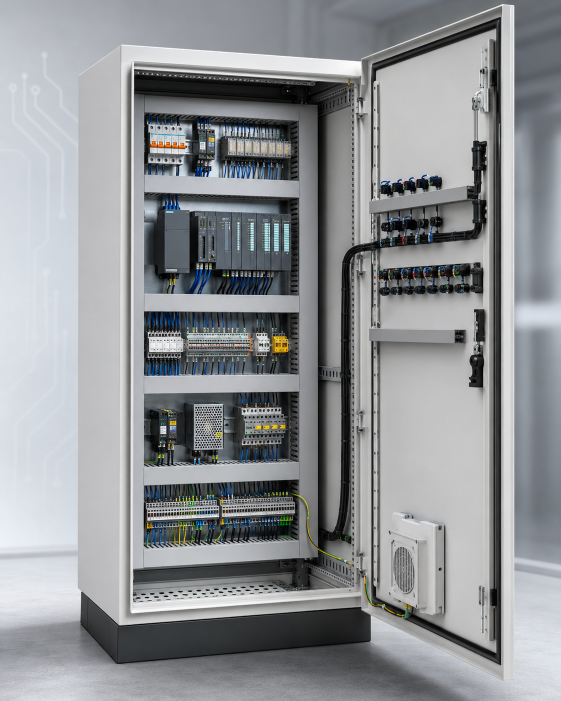
#> input picture build/plcpanel.png, 1122 x 1402 px, found by its file name (shown at 1/2 size)
$ python optimize-images.py
#> lines starting #> are read from the running program, lines starting #| are printed output that depends on the picture
"""Optional: regenerate responsive assets after replacing the original panel photos.
Run: python -m pip install Pillow && python scripts/optimize-images.py
The normal npm build uses the included assets and does not need Python.
"""
import hashlib
import json
from pathlib import Path
from PIL import Image, ImageOps

ROOT = Path(__file__).resolve().parents[1]
MEDIA = ROOT / 'public' / 'media'
SOURCES = {
    'plc-hero': 'plcpanel.png',
    'vfd-hero': 'vfdpanel.png',
    'plc-panels': 'Plc.jpeg',
    'vfd-control-panels': 'Vfd.jpeg',
    'mcc-assemblies': 'Mcc.jpeg',
    'bms-control-panels': 'Bms.jpeg',
    'safety-esd-panel': 'Safety.jpeg',
    'other-control-panels': 'Others.jpeg',
    'logo': 'logo.png',
}

def save_hashed(image, stem, width, format_name, extension):
    height = round(image.height * width / image.width)
    resized = image.resize((width, height), Image.Resampling.LANCZOS)
    temporary = MEDIA / f'{stem}-{width}.{extension}'
    if format_name == 'JPEG':
        resized.convert('RGB').save(temporary, format_name, quality=84, optimize=True, progressive=True)
    else:
        resized.save(temporary, format_name, quality=82, method=6)
    digest = hashlib.sha256(temporary.read_bytes()).hexdigest()[:10]
    target = MEDIA / f'{stem}-{width}.{digest}.{extension}'
    temporary.replace(target)
    return {'src': f'/media/{target.name}', 'width': width, 'height': height, 'bytes': target.stat().st_size}

def main():
    MEDIA.mkdir(exist_ok=True)
    manifest = {}
    for stem, filename in SOURCES.items():
        image = ImageOps.exif_transpose(Image.open(ROOT / 'public' / filename))
#> image is the input picture: PIL image 1122x1402 RGB; mean R, G, B 143.7, 146.3, 149
        widths = [360, 720] if stem == 'logo' else [400, 800, min(1122, image.width)]
#> widths = [400, 800, 1122]
        variants = [save_hashed(image, stem, width, 'WEBP', 'webp') for width in sorted(set(widths))]
#> in save_hashed, `resized = image.resize((width, height), Image.Resampling.LANCZOS)`:
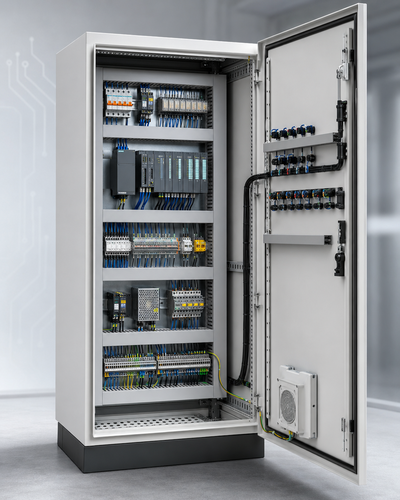
#> resized: PIL image 400x500 RGB; mean R, G, B 143.7, 146.3, 149
        fallback = '/logo.png' if stem == 'logo' else save_hashed(image, stem, min(800, image.width), 'JPEG', 'jpg')['src']
        manifest[stem] = {
            'src': variants[-1]['src'], 'fallbackSrc': fallback,
            'srcSet': ', '.join(f"{item['src']} {item['width']}w" for item in variants),
            'width': image.width, 'height': image.height, 'variants': variants,
        }
    (ROOT / 'src' / 'data' / 'images.json').write_text(json.dumps(manifest, indent=2) + '\n', encoding='utf-8')
    print('Updated responsive WebP assets, JPEG fallbacks and src/data/images.json.')

if __name__ == '__main__':
#> (the run stopped early here; a loop or call above may not have finished)

$ run again, with build/Others.jpeg saved as build/plcpanel.png
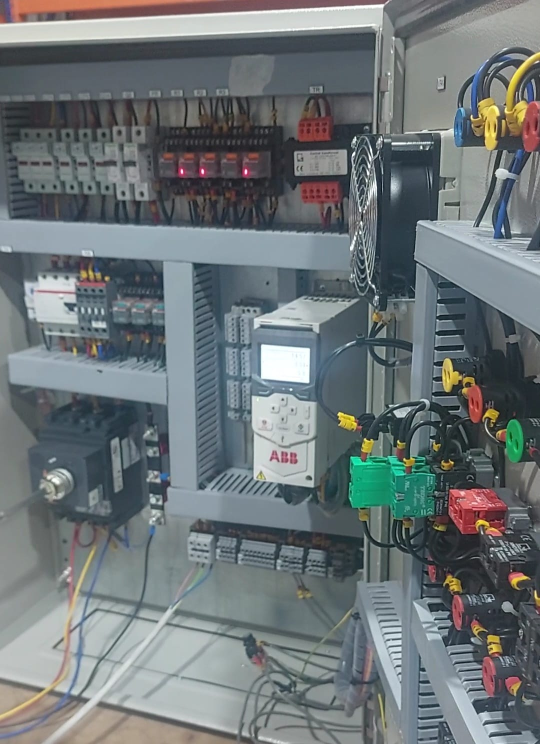
#> input picture build/Others.jpeg, 1080 x 1488 px, found by its file name (shown at 1/2 size)
#> in main, image is the input picture: PIL image 1080x1488 RGB; mean R, G, B 109.6, 117.2, 119.5
#> in save_hashed, `resized = image.resize((width, height), Image.Resampling.LANCZOS)`:
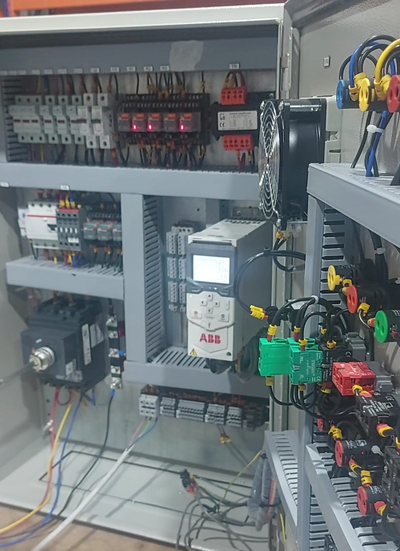
#> resized: PIL image 400x551 RGB; mean R, G, B 109.6, 117.2, 119.5
